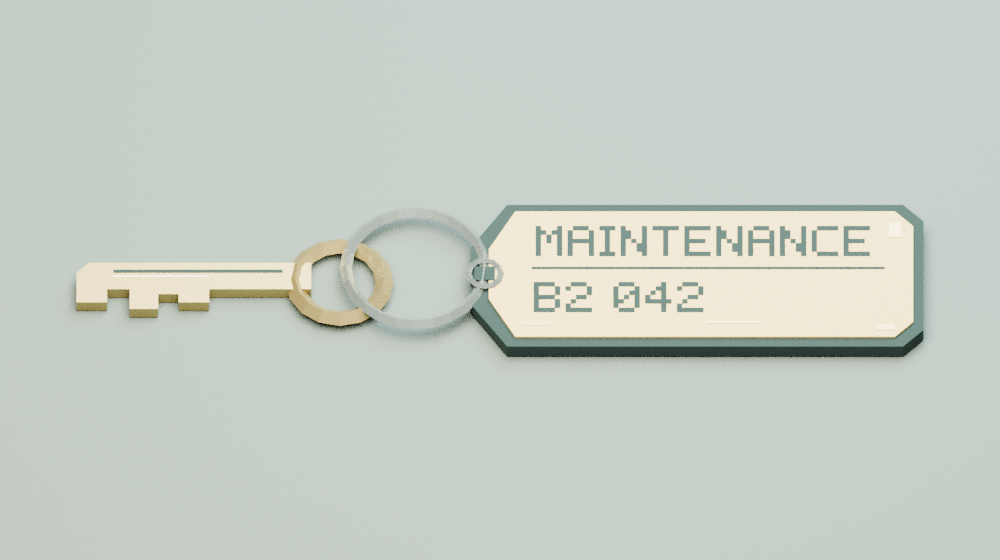
#> input picture source-assets/key-art-v114/key-desk.png, 1000 x 560 px
$ python build_sheet.py
#> lines starting #> are read from the running program, lines starting #| are printed output that depends on the picture
"""Compose an inspection sheet from actual GLB renders and original SVGs.
Requires Pillow and the Inkscape CLI for authoring; neither is a game dependency.
"""
from pathlib import Path
from PIL import Image, ImageDraw, ImageFont
import subprocess
ROOT=Path(__file__).resolve().parent
OUT=ROOT.parents[1]/'dist/assets/textures'
page=Image.new('RGB',(1200,1200),'#152b29');draw=ImageDraw.Draw(page)
#> after `page = Image.new('RGB', (1200, 1200), '#152b29')`:
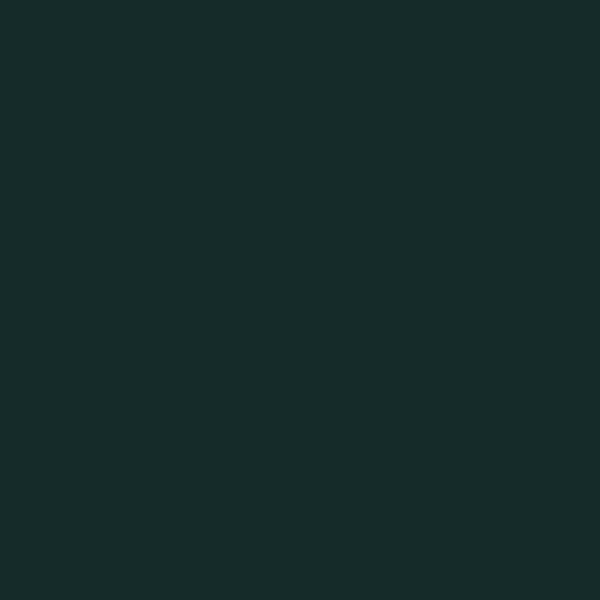
#> page: PIL image 1200x1200 RGB (shown at 1/2 size); mean R, G, B 21, 43, 41
font=ImageFont.truetype('/usr/share/fonts/truetype/dejavu/DejaVuSans.ttf',20)
small=ImageFont.truetype('/usr/share/fonts/truetype/dejavu/DejaVuSans.ttf',15)
draw.text((36,24),'LAST VEHICLE 1.14 · ORIGINAL KEY & WALL MARKS',font=font,fill='#dac89e')
draw.text((36,58),'Actual exported GLB render. SVG decals shown on a neutral wall swatch.',font=small,fill='#afc0b8')
img=Image.open(ROOT/'key-desk.png').convert('RGB');img.thumbnail((1128,520));page.paste(img,(36+(1128-img.width)//2,90))
#> after `page.paste(img, (36 + (1128 - img.width) // 2, 90))`:
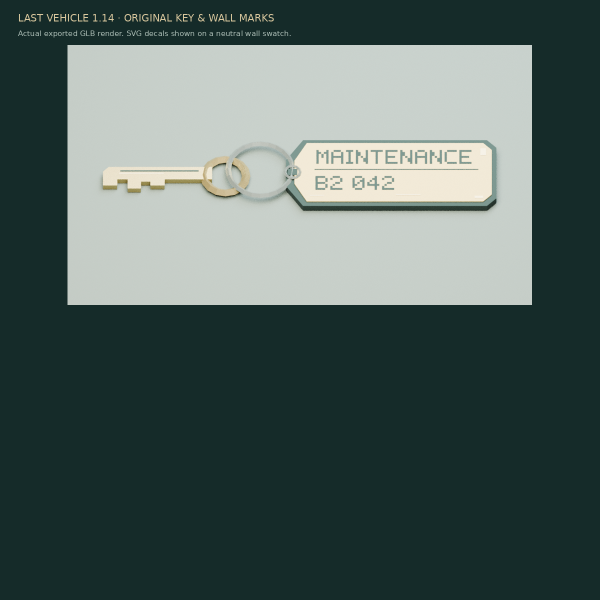
#> page: PIL image 1200x1200 RGB (shown at 1/2 size); mean R, G, B 81.2, 98, 94.1
draw.text((36,638),'Maintenance key · 882 triangles · 5 materials · no textures',font=small,fill='#d1d8ca')
names=['v114-graffiti-low-tide.svg','v114-graffiti-night.svg','v114-inspection-surface.svg','v114-inspection-meridian.svg']
for i,name in enumerate(names):
 x=36+(i%2)*580;y=682+(i//2)*245
 swatch=Image.new('RGBA',(548,204),'#263b37')
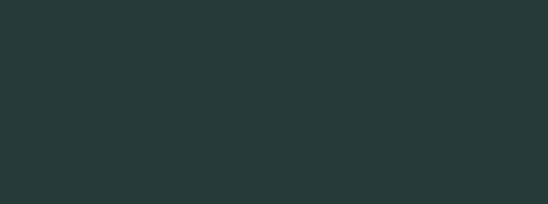
#> swatch: PIL image 548x204 RGBA; mean R, G, B, A 38, 59, 55, 255
 render=ROOT/(name+'.png')
 subprocess.run(['inkscape',str(OUT/name),'--export-type=png','--export-filename='+str(render),'--export-width=408','--export-height=204'],check=True,stdout=subprocess.DEVNULL,stderr=subprocess.DEVNULL)
#> (this line was passed over: subprocess is not available in this run)
#> (the run stopped early here; a loop or call above may not have finished)

$ run again, with source-assets/key-art-v114/key-top.png copied over source-assets/key-art-v114/key-desk.png
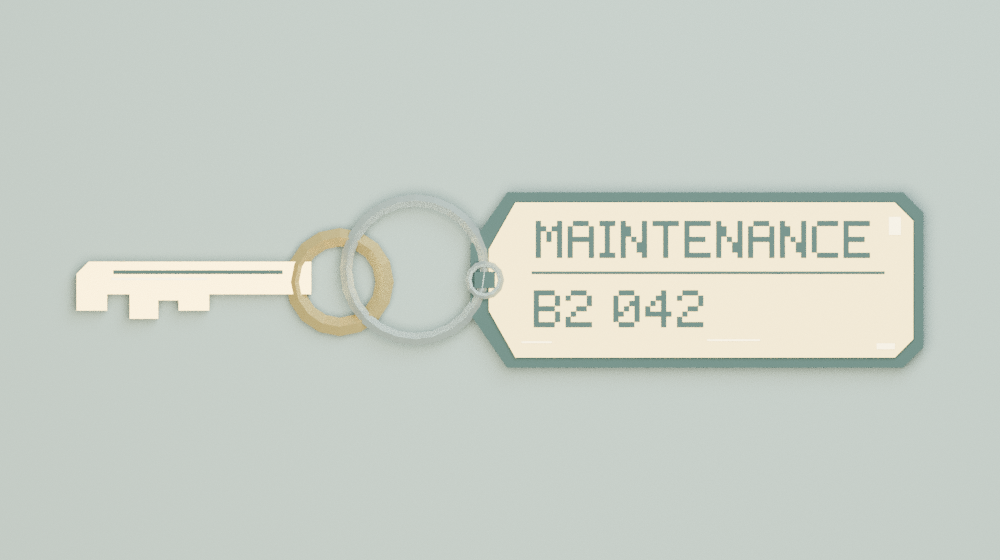
#> input picture source-assets/key-art-v114/key-top.png, 1000 x 560 px
#> img: PIL image 929x520 RGB
#> `page.paste(img, (36 + (1128 - img.width) // 2, 90))`:
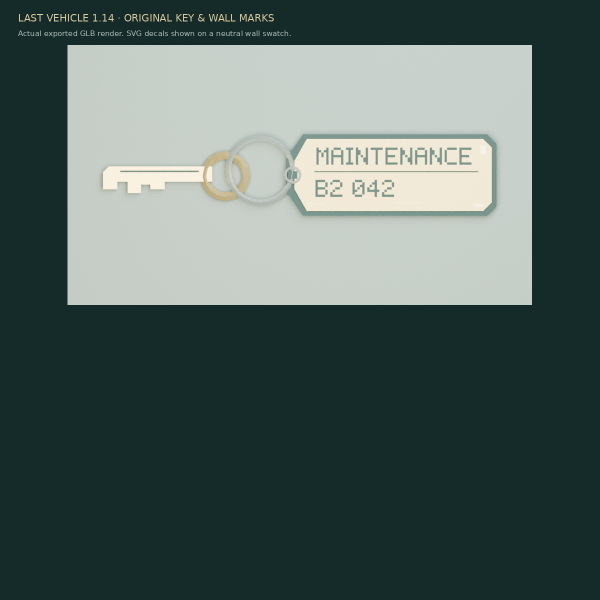
#> page: PIL image 1200x1200 RGB (shown at 1/2 size); mean R, G, B 81.8, 98.5, 94.5
